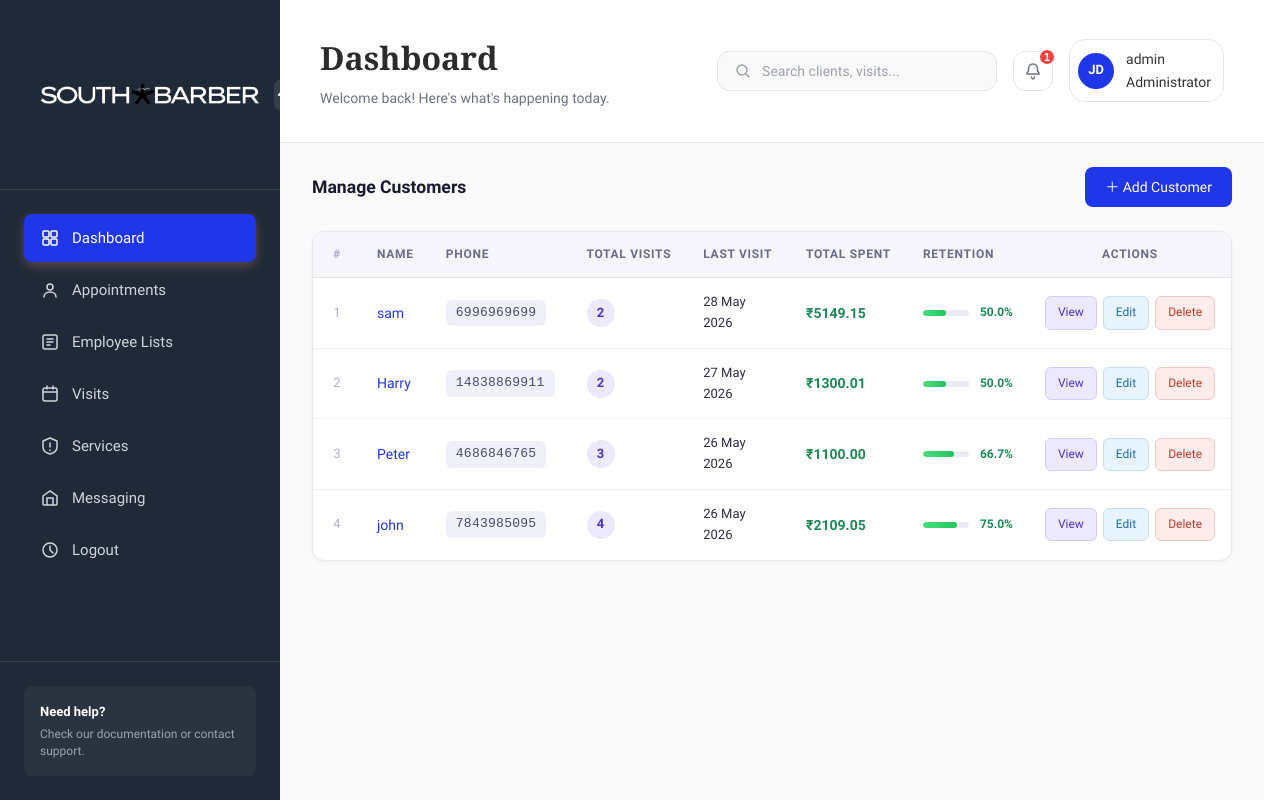
Page /adminsection/customerlist/ (signed in) on the committed database.
### adminsection/models.py (models this page shows, shortened)
class User(AbstractUser):
    ROLE_CHOICES = (
        ('ADMIN', 'Admin'),
        ('MANAGER', 'Manager'),
        ('EMPLOYEE', 'Employee'),
        ('CUSTOMER', 'Customer'),
    )
    Role = models.CharField(max_length=20, choices=ROLE_CHOICES)
    Store = models.ForeignKey(Store, on_delete=models.SET_NULL, null=True, blank=True)

class Customer(models.Model):
    PhoneID = models.UUIDField(primary_key=True, default=uuid.uuid4)
    PhoneNumber = models.CharField(max_length=15, unique=True)
    Name = models.CharField(max_length=150)
    Note = models.TextField(blank=True)
    CreateDate = models.DateTimeField(auto_now_add=True)
    UpdateDate = models.DateTimeField(auto_now=True)
    @property
    def total_visits(self):
        return self.visits.count()
    @property
    def return_visits(self):
        return max(self.visits.count() - 1, 0)
    @property
    def retention_rate(self):
        total = self.total_visits
        if total <= 1:
            return 0.0
        return round((self.return_visits / total) * 100, 1)
    @property
    def last_visit(self):
        visit = self.visits.order_by('-VisitDate').first()
        return visit.VisitDate if visit else None
    @property
    def total_spent(self):
        return sum(v.final_amount for v in self.visits.all())

class Visit(models.Model):
    DISCOUNT_TYPE_CHOICES = (
        ('PERCENT', 'Percentage (%)'),
        ('AMOUNT', 'Fixed Amount (₹)'),
    )
    Customer = models.ForeignKey(
        Customer,
        on_delete=models.CASCADE,
        related_name='visits'
    )
    VisitDate = models.DateTimeField(default=timezone.now)
    BillAmount = models.DecimalField(max_digits=10, decimal_places=2)
    DiscountType = models.CharField(
        max_length=10,
        choices=DISCOUNT_TYPE_CHOICES,
        default='PERCENT'
    )
    DiscountValue = models.DecimalField(
        max_digits=10,
        decimal_places=2,
        default=0,
        help_text="Enter % value or flat ₹ amount depending on DiscountType"
    )
    Note = models.TextField(blank=True)
    class Meta:
        ordering = ['-VisitDate']
    @property
    def discount_amount(self):
        if self.DiscountType == 'PERCENT':
            return round(self.BillAmount * self.DiscountValue / 100, 2)
        return self.DiscountValue  # already a flat amount
    @property
    def final_amount(self):
        return max(self.BillAmount - self.discount_amount, 0)

### adminsection/views.py (the view)
# urls.py: path('customerlist/', views.customerlist, name='customerlist'),
@staff_member_required
def customerlist(request):
    CustomerList = Customer.objects.order_by('-CreateDate')
    letters = list(string.ascii_uppercase)
    customers_with_letters = []
    for i, customer in enumerate(CustomerList):
        letter_id = letters[i % 26]
        customers_with_letters.append({
            'customer': customer,
            'letter_id': letter_id
        })
    return render(request, 'adminsection/customer-list.html', {'customers_with_letters': customers_with_letters})

### templates/adminsection/customer-list.html (shortened to what this page needs)
{% extends 'adminsection/base.html' %}
{% load static %}
{% block content %}
<div id="page-wrapper">
  <div class="main-page">
    <div class="customers-wrapper">
      <div class="customers-header">
        <h3>Manage Customers</h3>
        <a href="{% url 'addcustomer' %}" class="btn-add-customer">
          ＋ Add Customer
        </a>
      </div>
      <div class="customers-table-card">
        <table class="customers-table">
          <thead>
            <tr>
              <th>#</th>
              <th>Name</th>
              <th>Phone</th>
              <th>Total Visits</th>
              <th>Last Visit</th>
              <th>Total Spent</th>
              <th>Retention</th>
              <th style="text-align:center;">Actions</th>
            </tr>
          </thead>
          <tbody>
            {% for item in customers_with_letters %}
            <tr>
              <td>{{ forloop.counter }}</td>
              <td>
                <a href="{% url 'customer_detail' item.customer.PhoneID %}" class="customer-name-link">
                  {{ item.customer.Name }}
                </a>
              </td>
              <td>
                <span class="phone-badge">{{ item.customer.PhoneNumber }}</span>
              </td>
              <td>
                <span class="visits-pill">{{ item.customer.total_visits }}</span>
              </td>
              <td class="date-cell">
                {% if item.customer.last_visit %}
                  {{ item.customer.last_visit|date:"d M Y" }}
                {% else %}
                  <span style="color:#c0c0d8;">—</span>
                {% endif %}
              </td>
              <td>
                <span class="spent-amount">₹{{ item.customer.total_spent }}</span>
              </td>
              <td>
                <div class="retention-bar-wrap">
                  <div class="retention-bar">
                    <div class="retention-fill" style="width: {{ item.customer.retention_rate }}%;"></div>
                  </div>
                  <span class="retention-label">{{ item.customer.retention_rate }}%</span>
                </div>
              </td>
              <td>
                <div class="action-cell" style="justify-content:center;">
                  <a href="{% url 'customer_detail' item.customer.PhoneID %}" class="btn-view">
                    View
                  </a>
                  <a href="{% url 'editcustomer' item.customer.PhoneID %}" class="btn-edit">
                    Edit
                  </a>
                  <a href="{% url 'deletecustomer' item.customer.PhoneID %}"
                     class="btn-delete"
                     onclick="return confirm('Delete this customer?');">
                    Delete
                  </a>
                </div>
              </td>
            </tr>
            {% empty %}
            <tr>
              <td colspan="8" class="empty-state">No customers found. Add your first customer to get started.</td>
            </tr>
            {% endfor %}
          </tbody>
        </table>
      </div>
    </div>
  </div>
</div>
{% endblock %}

### templates/adminsection/base.html (shortened to what this page needs)
{% load static %}
<!DOCTYPE html>
<html lang="en">
<head>
    <link rel="stylesheet" href="{% static 'css/styles.css' %}">
</head>
<body>
    <html class="app-container">
        <aside class="sidebar">
            <div class="sidebar-header">
                <div class="logo">
                    <img src="{% static 'images/SOUTH BARBER LOGO.png' %}" alt="South Barber Logo" style="width:250px; height:125px;">
                </div>
                <button class="sidebar-toggle">
                    <svg width="20" height="20" viewBox="0 0 20 20" fill="none">
                        <path d="M15 10L10 5L5 10" stroke="currentColor" stroke-width="2" stroke-linecap="round"/>
                    </svg>
                </button>
            </div>
            <nav class="sidebar-nav">
                <a href="{% url 'dashboard' %}" class="nav-item active">
                    <span>Dashboard</span>
                </a>
                <a href="{% url 'allappointment' %}" class="nav-item">
                    <svg width="20" height="20" viewBox="0 0 20 20" fill="none">
                        <circle cx="10" cy="7" r="3" stroke="currentColor" stroke-width="1.5"/>
                        <path d="M4 17C4 14 6.5 12 10 12C13.5 12 16 14 16 17" stroke="currentColor" stroke-width="1.5" stroke-linecap="round"/>
                    </svg>
                    <span>Appointments</span>
                </a>
                <a href="{% url 'employeelist' %}" class="nav-item">
                    <svg width="20" height="20" viewBox="0 0 20 20" fill="none">
                        <rect x="3" y="3" width="14" height="14" rx="2" stroke="currentColor" stroke-width="1.5"/>
                        <path d="M7 7H13M7 10H13M7 13H10" stroke="currentColor" stroke-width="1.5" stroke-linecap="round"/>
                    </svg>
                    <span>Employee Lists</span>
                </a>
                <a href="{% url 'customerlist' %}" class="nav-item">
                    <svg width="20" height="20" viewBox="0 0 20 20" fill="none">
                        <rect x="3" y="4" width="14" height="13" rx="2" stroke="currentColor" stroke-width="1.5"/>
                        <path d="M7 2V5M13 2V5M3 8H17" stroke="currentColor" stroke-width="1.5" stroke-linecap="round"/>
                    </svg>
                    <span>Visits</span>
                </a>
                <a href="{% url 'manageservices' %}" class="nav-item">
                    <svg width="20" height="20" viewBox="0 0 20 20" fill="none">
                        <path d="M3 5L10 2L17 5V11C17 14.5 14 17 10 18C6 17 3 14.5 3 11V5Z" stroke="currentColor" stroke-width="1.5" stroke-linejoin="round"/>
                        <path d="M10 7V11M10 14V14.5" stroke="currentColor" stroke-width="1.5" stroke-linecap="round"/>
                    </svg>
                    <span>Services</span>
                </a>
                <a href="#" class="nav-item">
                    <svg width="20" height="20" viewBox="0 0 20 20" fill="none">
                        <path d="M3 8L10 3L17 8V16C17 16.5 16.5 17 16 17H4C3.5 17 3 16.5 3 16V8Z" stroke="currentColor" stroke-width="1.5"/>
                        <path d="M13 17V10H7V17" stroke="currentColor" stroke-width="1.5"/>
                    </svg>
                    <span>Messaging</span>
                </a>
                <a href="{% url 'logout' %}" class="nav-item">
                    <svg width="20" height="20" viewBox="0 0 20 20" fill="none">
                        <circle cx="10" cy="10" r="7" stroke="currentColor" stroke-width="1.5"/>
                        <path d="M10 6V10L13 13" stroke="currentColor" stroke-width="1.5" stroke-linecap="round"/>
                    </svg>
                    <span>Logout</span>
                </a>
            </nav>
            <div class="sidebar-footer">
                <div class="help-section">
                    <p class="help-title">Need help?</p>
                    <p class="help-text">Check our documentation or contact support.</p>
                </div>
            </div>
        </aside>
        <main class="main-content">
            <header class="header">
                <div class="header-left">
                    <h1 class="page-title">Dashboard</h1>
                    <p class="page-subtitle">Welcome back! Here's what's happening today.</p>
                </div>
                <div class="header-right">
                    <div class="search-box">
                        <svg width="18" height="18" viewBox="0 0 18 18" fill="none">
                            <circle cx="8" cy="8" r="5" stroke="currentColor" stroke-width="1.5"/>
                            <path d="M12 12L15 15" stroke="currentColor" stroke-width="1.5" stroke-linecap="round"/>
                        </svg>
                        <input type="text" placeholder="Search clients, visits...">
                    </div>
                    <button class="notification-btn">
                        <svg width="20" height="20" viewBox="0 0 20 20" fill="none">
                            <path d="M10 3C7.5 3 5.5 5 5.5 7.5V10L4 12V13H16V12L14.5 10V7.5C14.5 5 12.5 3 10 3Z" stroke="currentColor" stroke-width="1.5"/>
                            <path d="M8.5 16C8.5 17 9.5 18 10 18C10.5 18 11.5 17 11.5 16" stroke="currentColor" stroke-width="1.5" stroke-linecap="round"/>
                        </svg>
                        <span class="notification-badge">1</span>
                    </button>
                    <div class="user-menu">
                        {% if request.user.is_authenticated %}
                        <div class="user-avatar">JD</div>
                        <span class="user-name">
                            <p>{{ user.username }}</p>
                            {% if request.user.is_superuser %}
                            <span>Administrator </span>
                            {% else %}
                            <span>Staff</span>
                            {% endif %}
                                </span>
                        </div>
                        {% endif %}
                </div>
            </header>
            {% block content %}
            {% endblock %}
    </main>
</html>

### templates/adminsection/customer-list.html (style rules this page uses)
.customers-wrapper { padding: 1.5rem 2rem; }
.customers-header { display: flex; align-items: center; justify-content: space-between; margin-bottom: 1.5rem; }
.customers-header h3 { font-size: 1.1rem; font-weight: 600; color: #1a1a2e; margin: 0; }
.btn-add-customer { display: inline-flex; align-items: center; gap: 6px; background: #1f36e9; color: #fff; padding: 9px 20px; border-radius: 8px; font-size: 14px; font-weight: 500; text-decoration: none; transition: background 0.2s; }
.customers-table-card { background: #fff; border-radius: 12px; border: 1px solid #e8e8f0; overflow: hidden; box-shadow: 0 1px 4px rgba(0,0,0,0.05); }
.customers-table { width: 100%; border-collapse: collapse; font-size: 14px; }
.customers-table thead tr { background: #f5f5fb; border-bottom: 1.5px solid #e2e2ed; }
.customers-table thead th { padding: 13px 16px; text-align: left; font-size: 12px; font-weight: 600; text-transform: uppercase; letter-spacing: 0.06em; color: #6b6b8a; white-space: nowrap; }
.customers-table thead th:first-child { width: 48px; text-align: center; color: #aaaacc; }
.customers-table tbody tr { border-bottom: 1px solid #f0f0f8; transition: background 0.15s; }
.customers-table tbody tr:last-child { border-bottom: none; }
.customers-table td { padding: 14px 16px; color: #2d2d48; vertical-align: middle; }
.customers-table td:first-child { text-align: center; color: #b0b0cc; font-size: 13px; font-weight: 500; }
.customer-name-link { color: #1f36e9; font-weight: 500; text-decoration: none; }
.phone-badge { display: inline-block; background: #f0f0f8; color: #4a4a6a; border-radius: 6px; padding: 3px 10px; font-size: 13px; font-family: monospace; letter-spacing: 0.02em; }
.visits-pill { display: inline-flex; align-items: center; justify-content: center; width: 28px; height: 28px; border-radius: 50%; background: #ede9fd; color: #4b35c4; font-size: 13px; font-weight: 600; }
.spent-amount { font-weight: 600; color: #1a8a55; }
.retention-bar-wrap { display: flex; align-items: center; gap: 8px; min-width: 90px; }
.retention-bar { flex: 1; height: 6px; background: #ebebf5; border-radius: 99px; overflow: hidden; }
.retention-fill { height: 100%; background: linear-gradient(90deg, #4ade80, #22c55e); border-radius: 99px; }
.retention-label { font-size: 12px; font-weight: 600; color: #1a8a55; min-width: 36px; text-align: right; }
.date-cell { color: #5a5a7a; font-size: 13px; }
.action-cell { display: flex; align-items: center; gap: 6px; }
.btn-view { display: inline-flex; align-items: center; gap: 4px; padding: 6px 12px; border-radius: 6px; font-size: 12px; font-weight: 500; text-decoration: none; background: #ede9fd; color: #4b35c4; border: 1px solid #d4ccf8; transition: background 0.15s; }
.btn-edit { display: inline-flex; align-items: center; gap: 4px; padding: 6px 12px; border-radius: 6px; font-size: 12px; font-weight: 500; text-decoration: none; background: #e8f4fd; color: #1a6fa8; border: 1px solid #c5dff5; transition: background 0.15s; }
.btn-delete { display: inline-flex; align-items: center; gap: 4px; padding: 6px 12px; border-radius: 6px; font-size: 12px; font-weight: 500; text-decoration: none; background: #fdecea; color: #c0392b; border: 1px solid #f5c6c2; transition: background 0.15s; }

### rows in the picture
User: username "admin"
Customer: customer.Name "sam", customer.PhoneNumber "6996969699", customer.total_visits "2", customer.last_visit "28 May 2026", customer.total_spent "5149.15", customer.retention_rate "50.0"
Customer: customer.Name "Harry", customer.PhoneNumber "14838869911", customer.total_visits "2", customer.last_visit "27 May 2026", customer.total_spent "1300.01", customer.retention_rate "50.0"
Customer: customer.Name "Peter", customer.PhoneNumber "4686846765", customer.total_visits "3", customer.last_visit "26 May 2026", customer.total_spent "1100.00", customer.retention_rate "66.7"
Customer: customer.Name "john", customer.PhoneNumber "7843985095", customer.total_visits "4", customer.last_visit "26 May 2026", customer.total_spent "2109.05", customer.retention_rate "75.0"
